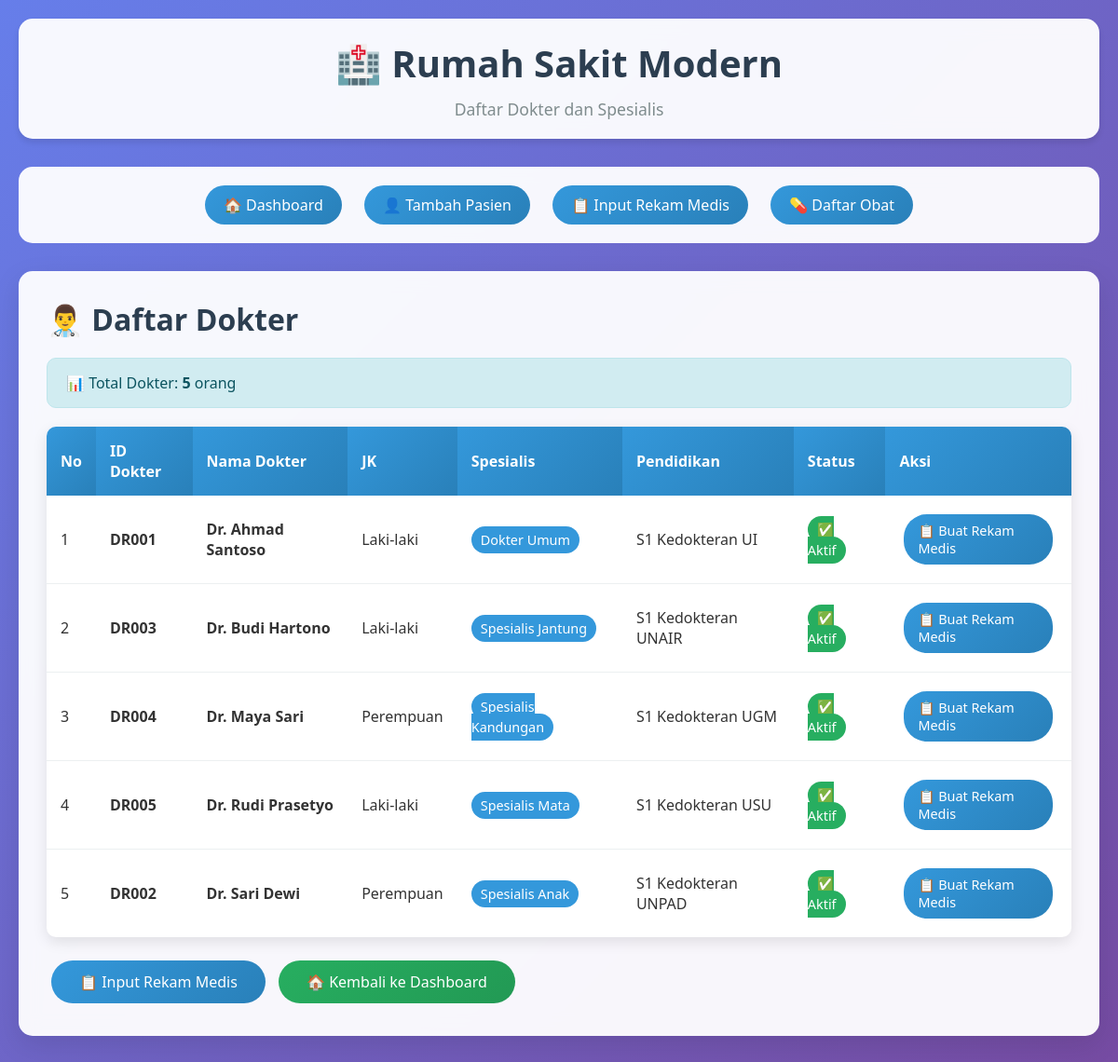
The app's page /dokter_list.php with its own data.
### tables this page shows
CREATE TABLE IF NOT EXISTS dokter (
    id_dokter INT AUTO_INCREMENT PRIMARY KEY,
    nm_dokter VARCHAR(100) NOT NULL,
    JK ENUM('L', 'P') NOT NULL,
    status ENUM('Aktif', 'Tidak Aktif') DEFAULT 'Aktif',
    tgl_lahir DATE NOT NULL,
    tempat_lahir VARCHAR(50) NOT NULL,
    pendidikan VARCHAR(50) NOT NULL,
    alamat TEXT NOT NULL,
    Kode_Keahlian VARCHAR(10),
    created_at TIMESTAMP DEFAULT CURRENT_TIMESTAMP,
    updated_at TIMESTAMP DEFAULT CURRENT_TIMESTAMP ON UPDATE CURRENT_TIMESTAMP,
    FOREIGN KEY (Kode_Keahlian) REFERENCES jenis_keahlian(Kode_keahlian)
);

CREATE TABLE IF NOT EXISTS jenis_keahlian (
    Kode_keahlian VARCHAR(10) PRIMARY KEY,
    Nmbidang_keahlian VARCHAR(100) NOT NULL
);

### dokter_list.php (the view, shortened to what this page needs)
<?php include 'db.php'; ?>
<!DOCTYPE html>
<html lang="id">
<head>
    <link rel="stylesheet" href="assets/style.css">
</head>
<body>
    <div class="container">
        <div class="header">
            <h1>🏥 Rumah Sakit Modern</h1>
            <p>Daftar Dokter dan Spesialis</p>
        </div>
        <div class="nav">
            <a href="index.php">🏠 Dashboard</a>
            <a href="pasien_form.php">👤 Tambah Pasien</a>
            <a href="rekam_medis_form.php">📋 Input Rekam Medis</a>
            <a href="obat_list.php">💊 Daftar Obat</a>
        </div>
        <div class="card">
            <h2>👨‍⚕️ Daftar Dokter</h2>
              <?php
            $result = mysqli_query($conn, "SELECT d.*, jk.Nmbidang_keahlian FROM dokter d LEFT JOIN jenis_keahlian jk ON d.Kode_Keahlian = jk.Kode_keahlian ORDER BY d.nm_dokter");
            $total_dokter = 0;
            if ($result) {
                $total_dokter = mysqli_num_rows($result);
            }
            ?>
            <div class="alert alert-info">
                📊 Total Dokter: <strong><?php echo $total_dokter; ?></strong> orang
            </div>
            <table class="table">
                <thead>
                    <tr>
                        <th>No</th>
                        <th>ID Dokter</th>
                        <th>Nama Dokter</th>
                        <th>JK</th>
                        <th>Spesialis</th>
                        <th>Pendidikan</th>
                        <th>Status</th>
                        <th>Aksi</th>
                    </tr>
                </thead>
                <tbody>
                    <?php
                    $no = 1;
                    if ($result) {
                        while ($row = mysqli_fetch_assoc($result)) {
                            $jk_full = ($row['JK'] == 'L') ? 'Laki-laki' : 'Perempuan';
                            echo "<tr>
                                <td>".$no++."</td>
                                <td><strong>DR".str_pad($row['id_dokter'], 3, '0', STR_PAD_LEFT)."</strong></td>
                                <td><strong>Dr. ".$row['nm_dokter']."</strong></td>
                                <td>".$jk_full."</td>
                                <td><span style='background: #3498db; color: white; padding: 5px 10px; border-radius: 15px; font-size: 0.9rem;'>".$row['Nmbidang_keahlian']."</span></td>
                                <td>".$row['pendidikan']."</td>
                                <td><span style='background: #27ae60; color: white; padding: 5px 10px; border-radius: 15px; font-size: 0.9rem;'>✅ ".$row['status']."</span></td>
                                <td>
                                    <a href='rekam_medis_form.php?id_dokter=".$row['id_dokter']."' class='btn btn-primary btn-sm'>📋 Buat Rekam Medis</a>
                                </td>
                            </tr>";
                        }
                    }
                    ?>
                </tbody>
            </table>
            <div style="margin-top: 20px;">
                <a href="rekam_medis_form.php" class="btn btn-primary">📋 Input Rekam Medis</a>
                <a href="index.php" class="btn btn-success">🏠 Kembali ke Dashboard</a>
            </div>
        </div>
    </div>
</body>
</html>

### assets/style.css (style rules this page uses)
* { margin: 0; padding: 0; box-sizing: border-box; }
body { font-family: 'Segoe UI', Tahoma, Geneva, Verdana, sans-serif; background: linear-gradient(135deg, #667eea 0%, #764ba2 100%); min-height: 100vh; color: #333; }
.container { max-width: 1200px; margin: 0 auto; padding: 20px; }
.header { background: rgba(255, 255, 255, 0.95); backdrop-filter: blur(10px); box-shadow: 0 4px 6px rgba(0, 0, 0, 0.1); border-radius: 15px; margin-bottom: 30px; padding: 20px; text-align: center; }
.header h1 { color: #2c3e50; font-size: 2.5rem; margin-bottom: 10px; font-weight: 700; }
.header p { color: #7f8c8d; font-size: 1.1rem; }
.nav { background: rgba(255, 255, 255, 0.95); backdrop-filter: blur(10px); border-radius: 15px; padding: 15px; margin-bottom: 30px; text-align: center; }
.nav a { display: inline-block; margin: 5px 10px; padding: 10px 20px; background: linear-gradient(135deg, #3498db, #2980b9); color: white; text-decoration: none; border-radius: 25px; transition: all 0.3s ease; font-weight: 500; }
.card { background: rgba(255, 255, 255, 0.95); backdrop-filter: blur(10px); border-radius: 15px; padding: 30px; box-shadow: 0 10px 30px rgba(0, 0, 0, 0.1); margin-bottom: 30px; }
.card h2 { color: #2c3e50; margin-bottom: 20px; font-size: 2rem; font-weight: 600; }
.btn { display: inline-block; padding: 12px 30px; border: none; border-radius: 25px; font-size: 1rem; font-weight: 500; cursor: pointer; text-decoration: none; transition: all 0.3s ease; margin: 5px; }
.btn-primary { background: linear-gradient(135deg, #3498db, #2980b9); color: white; }
.btn-success { background: linear-gradient(135deg, #27ae60, #229954); color: white; }
.table { width: 100%; border-collapse: collapse; margin-top: 20px; background: white; border-radius: 10px; overflow: hidden; box-shadow: 0 5px 15px rgba(0, 0, 0, 0.1); }
.table th { background: linear-gradient(135deg, #3498db, #2980b9); color: white; padding: 15px; text-align: left; font-weight: 600; }
.table td { padding: 15px; border-bottom: 1px solid #ecf0f1; }
.table tr:last-child td { border-bottom: none; }
.alert { padding: 15px 20px; border-radius: 10px; margin: 20px 0; font-weight: 500; }
.alert-info { background: #d1ecf1; border: 1px solid #bee5eb; color: #0c5460; }
.btn-sm { padding: 8px 15px; font-size: 0.9rem; }
.table th { position: sticky; top: 0; z-index: 10; }
.card { animation: fadeInUp 0.6s ease-out; }

### records on screen
dokter: id_dokter "001", nm_dokter "Ahmad Santoso", JK "Laki-laki", Kode_Keahlian.Nmbidang_keahlian "Dokter Umum", pendidikan "S1 Kedokteran UI", status "Aktif"
dokter: id_dokter "003", nm_dokter "Budi Hartono", JK "Laki-laki", Kode_Keahlian.Nmbidang_keahlian "Spesialis Jantung", pendidikan "S1 Kedokteran UNAIR", status "Aktif"
dokter: id_dokter "004", nm_dokter "Maya Sari", JK "Perempuan", Kode_Keahlian.Nmbidang_keahlian "Spesialis Kandungan", pendidikan "S1 Kedokteran UGM", status "Aktif"
dokter: id_dokter "005", nm_dokter "Rudi Prasetyo", JK "Laki-laki", Kode_Keahlian.Nmbidang_keahlian "Spesialis Mata", pendidikan "S1 Kedokteran USU", status "Aktif"
dokter: id_dokter "002", nm_dokter "Sari Dewi", JK "Perempuan", Kode_Keahlian.Nmbidang_keahlian "Spesialis Anak", pendidikan "S1 Kedokteran UNPAD", status "Aktif"

### other values on screen
$total_dokter "5"
